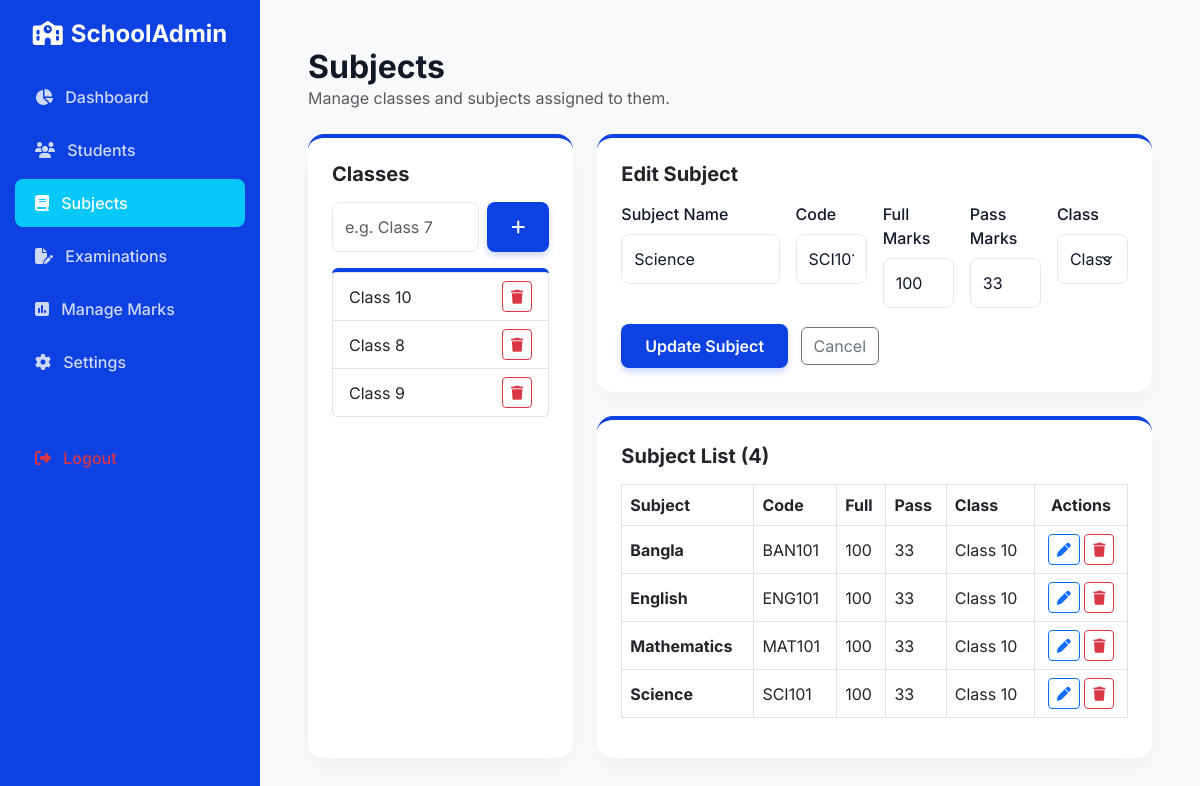
Screenshot of /admin/subjects.php?edit=4 (signed in) with the database file from the repository.
### tables this page shows
CREATE TABLE classes (
    id INT AUTO_INCREMENT PRIMARY KEY,
    class_name VARCHAR(50) NOT NULL
);

CREATE TABLE subjects (
    id INT AUTO_INCREMENT PRIMARY KEY,
    subject_name VARCHAR(100) NOT NULL,
    subject_code VARCHAR(20) NOT NULL,
    full_marks INT DEFAULT 100,
    pass_marks INT DEFAULT 33,
    class_id INT NOT NULL,
    FOREIGN KEY (class_id) REFERENCES classes(id)
);

### config/database.php (called while the page is built, shortened)
<?php
function escape($string) {
    return htmlspecialchars($string, ENT_QUOTES, 'UTF-8');
}
?>

### admin/subjects.php (the view, shortened to what this page needs)
<?php
require_once 'includes/header.php';
$classes = $pdo->query("SELECT * FROM classes ORDER BY class_name")->fetchAll();
$subjects = $pdo->query("SELECT sub.*, c.class_name
                         FROM subjects sub
                         JOIN classes c ON sub.class_id = c.id
                         ORDER BY c.class_name, sub.subject_name")->fetchAll();
$editSubject = null;
if (isset($_GET['edit'])) {
    $stmt = $pdo->prepare("SELECT * FROM subjects WHERE id = ?");
    $stmt->execute([(int)$_GET['edit']]);
    $editSubject = $stmt->fetch();
}
?>
<h2 class="fw-bold mb-0">Subjects</h2>
<p class="text-muted mb-4">Manage classes and subjects assigned to them.</p>
<div class="row g-4">
    <div class="col-lg-4">
        <div class="card card-custom p-4 h-100">
            <h5 class="fw-bold mb-3">Classes</h5>
            <form method="POST" class="d-flex mb-3">
                <input type="text" name="class_name" class="form-control me-2" placeholder="e.g. Class 7" required>
                <button type="submit" class="btn btn-primary-custom text-nowrap"><i class="fa-solid fa-plus"></i></button>
            </form>
            <ul class="list-group">
                <?php foreach ($classes as $c): ?>
                <li class="list-group-item d-flex justify-content-between align-items-center">
                    <?= escape($c['class_name']) ?>
                    <form method="POST" class="d-inline" onsubmit="return confirm('Delete this class?');">
                        <button type="submit" class="btn btn-sm btn-outline-danger"><i class="fa-solid fa-trash"></i></button>
                    </form>
                </li>
                <?php endforeach; ?>
            </ul>
        </div>
    </div>
    <div class="col-lg-8">
        <div class="card card-custom p-4 mb-4">
            <h5 class="fw-bold mb-3"><?= $editSubject ? 'Edit Subject' : 'Add New Subject' ?></h5>
            <form method="POST">
                <div class="row g-3">
                    <div class="col-md-4">
                        <label class="form-label">Subject Name</label>
                        <input type="text" name="subject_name" class="form-control" value="<?= escape($editSubject['subject_name'] ?? '') ?>" required>
                    </div>
                    <div class="col-md-2">
                        <label class="form-label">Code</label>
                        <input type="text" name="subject_code" class="form-control" value="<?= escape($editSubject['subject_code'] ?? '') ?>" required>
                    </div>
                    <div class="col-md-2">
                        <label class="form-label">Full Marks</label>
                        <input type="number" name="full_marks" class="form-control" value="<?= $editSubject['full_marks'] ?? 100 ?>" required>
                    </div>
                    <div class="col-md-2">
                        <label class="form-label">Pass Marks</label>
                        <input type="number" name="pass_marks" class="form-control" value="<?= $editSubject['pass_marks'] ?? 33 ?>" required>
                    </div>
                    <div class="col-md-2">
                        <label class="form-label">Class</label>
                        <select name="class_id" class="form-select" required>
                            <?php foreach ($classes as $c): ?>
                                <option value="<?= $c['id'] ?>" <?= isset($editSubject) && $editSubject['class_id'] == $c['id'] ? 'selected' : '' ?>><?= escape($c['class_name']) ?></option>
                            <?php endforeach; ?>
                        </select>
                    </div>
                    <div class="col-12">
                        <button type="submit" class="btn btn-primary-custom"><?= $editSubject ? 'Update Subject' : 'Add Subject' ?></button>
                        <?php if ($editSubject): ?>
                            <a href="subjects.php" class="btn btn-outline-secondary ms-2">Cancel</a>
                        <?php endif; ?>
                    </div>
                </div>
            </form>
        </div>
        <div class="card card-custom p-4">
            <h5 class="fw-bold mb-3">Subject List (<?= count($subjects) ?>)</h5>
            <div class="table-responsive">
                <table class="table table-bordered table-hover align-middle">
                    <thead>
                        <tr>
                            <th>Subject</th>
                            <th>Code</th>
                            <th>Full</th>
                            <th>Pass</th>
                            <th>Class</th>
                            <th class="text-center">Actions</th>
                        </tr>
                    </thead>
                    <tbody>
                        <?php foreach ($subjects as $sub): ?>
                        <tr>
                            <td class="fw-bold"><?= escape($sub['subject_name']) ?></td>
                            <td><?= escape($sub['subject_code']) ?></td>
                            <td><?= $sub['full_marks'] ?></td>
                            <td><?= $sub['pass_marks'] ?></td>
                            <td><?= escape($sub['class_name']) ?></td>
                            <td class="text-center">
                                <a href="subjects.php?edit=<?= $sub['id'] ?>" class="btn btn-sm btn-outline-primary"><i class="fa-solid fa-pen"></i></a>
                                <form method="POST" class="d-inline" onsubmit="return confirm('Delete this subject?');">
                                    <button type="submit" class="btn btn-sm btn-outline-danger"><i class="fa-solid fa-trash"></i></button>
                                </form>
                            </td>
                        </tr>
                        <?php endforeach; ?>
                    </tbody>
                </table>
            </div>
        </div>
    </div>
</div>
<?php require_once 'includes/footer.php'; ?>

### assets/css/style.css (style rules this page uses)
:root { --primary-blue: #0D41E1; --secondary-cyan: #07C8F9; --bg-light: #F4F8FF; --white: #FFFFFF; --text-dark: #111827; --text-muted: #6B7280; --border-color: #E5E7EB; --success: #10B981; --danger: #EF4444; }
body { font-family: 'Inter', sans-serif; background-color: var(--bg-light); color: var(--text-dark); -webkit-font-smoothing: antialiased; }
.btn-primary-custom { background: var(--primary-blue); color: var(--white); font-weight: 600; border: none; border-radius: 8px; padding: 10px 24px; transition: all 0.3s ease; box-shadow: 0 4px 6px rgba(13, 65, 225, 0.2); }
.card-custom { background: var(--white); border-radius: 16px; border: none; box-shadow: 0 10px 25px -5px rgba(0, 0, 0, 0.05); border-top: 4px solid var(--primary-blue); transition: transform 0.3s ease, box-shadow 0.3s ease; }
.form-control, .form-select { border: 1px solid var(--border-color); border-radius: 8px; padding: 12px; color: var(--text-dark); }
.form-label { font-weight: 500; color: var(--text-dark); }

### rows the page displays
classes: class_name "Class 10"
classes: class_name "Class 8"
classes: class_name "Class 9"
subjects: subject_name "Science", subject_code "SCI101", full_marks "100", pass_marks "33", class_id "Class 10", class.class_name "Class 10"
subjects: subject_name "Bangla", subject_code "BAN101", full_marks "100", pass_marks "33", class.class_name "Class 10"
subjects: subject_name "English", subject_code "ENG101", full_marks "100", pass_marks "33", class.class_name "Class 10"
subjects: subject_name "Mathematics", subject_code "MAT101", full_marks "100", pass_marks "33", class.class_name "Class 10"

### other values shown
count($subjects) "4"
